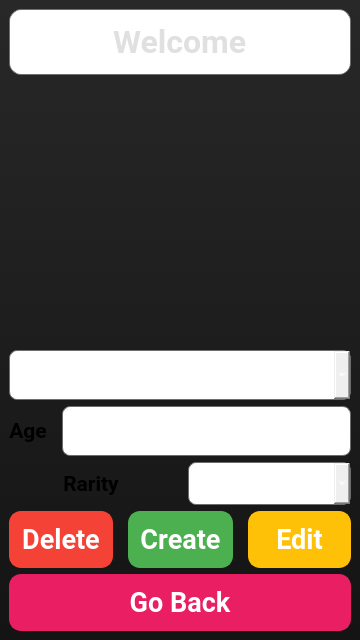
<?xml version="1.0" encoding="UTF-8"?>
<ui version="4.0">
 <class>SpaceModify</class>
 <widget class="QMainWindow" name="SpaceModify">
  <property name="geometry">
   <rect>
    <x>0</x>
    <y>0</y>
    <width>360</width>
    <height>640</height>
   </rect>
  </property>
  <property name="minimumSize">
   <size>
    <width>360</width>
    <height>640</height>
   </size>
  </property>
  <property name="windowTitle">
   <string>Space Modify</string>
  </property>
  <property name="styleSheet">
   <string notr="true">#SpaceModify {
background: qlineargradient(spread:pad, x1:0, y1:0, x2:0, y2:1, stop:0 rgba(40, 40, 40, 255), stop:1 rgba(20, 20, 20, 255));
}
</string>
  </property>
  <widget class="QWidget" name="centralwidget">
   <layout class="QVBoxLayout" name="mainLayout">
    <property name="spacing">
     <number>6</number>
    </property>
    <property name="leftMargin">
     <number>9</number>
    </property>
    <property name="topMargin">
     <number>9</number>
    </property>
    <property name="rightMargin">
     <number>9</number>
    </property>
    <property name="bottomMargin">
     <number>9</number>
    </property>
    <item>
     <widget class="QLineEdit" name="EnterTitle">
      <property name="font">
       <font>
        <family>Roboto</family>
        <pointsize>24</pointsize>
        <bold>true</bold>
       </font>
      </property>
      <property name="styleSheet">
       <string notr="true">QLineEdit {
background: qlineargradient(x1: 0, y1: 0, x2: 0, y2: 1,
                            stop: 0 rgba(50, 50, 50, 255),
                            stop: 1 rgba(30, 30, 30, 255));
color: #E0E0E0;
border-radius: 12px;
border: 1px solid rgba(100, 100, 100, 200);
padding: 12px;
font-weight: bold;
}
</string>
      </property>
      <property name="text">
       <string>Welcome</string>
      </property>
      <property name="alignment">
       <set>Qt::AlignmentFlag::AlignCenter</set>
      </property>
      <property name="dragEnabled">
       <bool>false</bool>
      </property>
      <property name="readOnly">
       <bool>true</bool>
      </property>
     </widget>
    </item>
    <item>
     <widget class="QLabel" name="Icon">
      <property name="text">
       <string/>
      </property>
     </widget>
    </item>
    <item>
     <layout class="QHBoxLayout" name="comboBoxLayout">
      <property name="spacing">
       <number>15</number>
      </property>
      <item>
       <widget class="QComboBox" name="TypeComboBox">
        <property name="font">
         <font>
          <family>Roboto</family>
          <pointsize>16</pointsize>
          <bold>true</bold>
         </font>
        </property>
        <property name="styleSheet">
         <string notr="true">QComboBox {
background: qlineargradient(x1: 0, y1: 0, x2: 0, y2: 1,
                            stop: 0 rgba(60, 60, 60, 255),
                            stop: 1 rgba(40, 40, 40, 255));
color: white;
border-radius: 8px;
border: 1px solid rgba(100, 100, 100, 200);
padding: 10px;
font-weight: bold;
}
</string>
        </property>
       </widget>
      </item>
     </layout>
    </item>
    <item>
     <layout class="QHBoxLayout" name="firstNewFieldLayout">
      <property name="spacing">
       <number>15</number>
      </property>
      <item>
       <widget class="QLabel" name="FirstNewLabel">
        <property name="font">
         <font>
          <family>Roboto</family>
          <pointsize>16</pointsize>
          <bold>true</bold>
         </font>
        </property>
        <property name="text">
         <string>Age</string>
        </property>
        <property name="alignment">
         <set>Qt::AlignmentFlag::AlignCenter</set>
        </property>
       </widget>
      </item>
      <item>
       <widget class="QLineEdit" name="Age">
        <property name="font">
         <font>
          <family>Roboto</family>
          <pointsize>16</pointsize>
          <bold>true</bold>
         </font>
        </property>
        <property name="styleSheet">
         <string notr="true">QLineEdit {
background: qlineargradient(x1: 0, y1: 0, x2: 0, y2: 1,
                            stop: 0 rgba(60, 60, 60, 255),
                            stop: 1 rgba(40, 40, 40, 255));
color: white;
border-radius: 8px;
border: 1px solid rgba(100, 100, 100, 200);
padding: 10px;
font-weight: bold;
}
</string>
        </property>
        <property name="alignment">
         <set>Qt::AlignmentFlag::AlignCenter</set>
        </property>
       </widget>
      </item>
     </layout>
    </item>
    <item>
     <layout class="QHBoxLayout" name="secondNewFieldLayout">
      <property name="spacing">
       <number>15</number>
      </property>
      <item>
       <widget class="QLabel" name="SecondNewLabel">
        <property name="font">
         <font>
          <family>Roboto</family>
          <pointsize>16</pointsize>
          <bold>true</bold>
         </font>
        </property>
        <property name="text">
         <string>Rarity</string>
        </property>
        <property name="alignment">
         <set>Qt::AlignmentFlag::AlignCenter</set>
        </property>
       </widget>
      </item>
      <item>
       <widget class="QComboBox" name="RarityTypeComboBox">
        <property name="font">
         <font>
          <family>Roboto</family>
          <pointsize>12</pointsize>
          <bold>true</bold>
         </font>
        </property>
        <property name="styleSheet">
         <string notr="true">QComboBox {
background: qlineargradient(x1: 0, y1: 0, x2: 0, y2: 1,
                            stop: 0 rgba(60, 60, 60, 255),
                            stop: 1 rgba(40, 40, 40, 255));
color: white;
border-radius: 8px;
border: 1px solid rgba(100, 100, 100, 200);
padding: 10px;
font-weight: bold;
}
</string>
        </property>
       </widget>
      </item>
     </layout>
    </item>
    <item>
     <layout class="QHBoxLayout" name="actionButtonsLayout">
      <property name="spacing">
       <number>15</number>
      </property>
      <item>
       <widget class="QPushButton" name="DeleteButton">
        <property name="font">
         <font>
          <family>Roboto</family>
          <pointsize>20</pointsize>
          <bold>true</bold>
         </font>
        </property>
        <property name="styleSheet">
         <string notr="true">QPushButton {
background-color: #F44336;  /* Red */
color: #ffffff;
border-radius: 12px;
border: 2px solid #F44336;
padding: 10px;
font-weight: bold;
box-shadow: 0 4px 8px rgba(0, 0, 0, 0.2), 0 0 5px rgba(255, 255, 255, 0.2); /* Shadow with border glow */
transition: background-color 0.3s, transform 0.3s, box-shadow 0.3s;
}

QPushButton:hover {
background-color: #E53935;  /* Darker red on hover */
transform: scale(1.05);
box-shadow: 0 6px 12px rgba(0, 0, 0, 0.3), 0 0 7px rgba(255, 255, 255, 0.3); /* Enhanced shadow and glow on hover */
}

QPushButton:pressed {
background-color: #D32F2F;  /* Even darker red on press */
transform: scale(0.95);
box-shadow: 0 2px 4px rgba(0, 0, 0, 0.2), 0 0 3px rgba(255, 255, 255, 0.2); /* Reduced shadow on press */
}
</string>
        </property>
        <property name="text">
         <string>Delete</string>
        </property>
       </widget>
      </item>
      <item>
       <widget class="QPushButton" name="CreateButton">
        <property name="font">
         <font>
          <family>Roboto</family>
          <pointsize>20</pointsize>
          <bold>true</bold>
         </font>
        </property>
        <property name="styleSheet">
         <string notr="true">QPushButton {
background-color: #4CAF50;  /* Green */
color: #ffffff;
border-radius: 12px;
border: 2px solid #4CAF50;
padding: 10px;
font-weight: bold;
box-shadow: 0 4px 8px rgba(0, 0, 0, 0.2), 0 0 5px rgba(255, 255, 255, 0.2); /* Shadow with border glow */
transition: background-color 0.3s, transform 0.3s, box-shadow 0.3s;
}

QPushButton:hover {
background-color: #45A049;  /* Darker green on hover */
transform: scale(1.05);
box-shadow: 0 6px 12px rgba(0, 0, 0, 0.3), 0 0 7px rgba(255, 255, 255, 0.3); /* Enhanced shadow and glow on hover */
}

QPushButton:pressed {
background-color: #388E3C;  /* Even darker green on press */
transform: scale(0.95);
box-shadow: 0 2px 4px rgba(0, 0, 0, 0.2), 0 0 3px rgba(255, 255, 255, 0.2); /* Reduced shadow on press */
}
</string>
        </property>
        <property name="text">
         <string>Create</string>
        </property>
       </widget>
      </item>
      <item>
       <widget class="QPushButton" name="EditButton">
        <property name="font">
         <font>
          <family>Roboto</family>
          <pointsize>20</pointsize>
          <bold>true</bold>
         </font>
        </property>
        <property name="styleSheet">
         <string notr="true">QPushButton {
background-color: #FFC107;  /* Dark Yellow */
color: #ffffff;
border-radius: 12px;
border: 2px solid #FFC107;
padding: 10px;
font-weight: bold;
box-shadow: 0 4px 8px rgba(0, 0, 0, 0.2), 0 0 5px rgba(255, 255, 255, 0.2); /* Shadow with border glow */
transition: background-color 0.3s, transform 0.3s, box-shadow 0.3s;
}

QPushButton:hover {
background-color: #FFB300;  /* Darker yellow on hover */
transform: scale(1.05);
box-shadow: 0 6px 12px rgba(0, 0, 0, 0.3), 0 0 7px rgba(255, 255, 255, 0.3); /* Enhanced shadow and glow on hover */
}

QPushButton:pressed {
background-color: #FFA000;  /* Even darker yellow on press */
transform: scale(0.95);
box-shadow: 0 2px 4px rgba(0, 0, 0, 0.2), 0 0 3px rgba(255, 255, 255, 0.2); /* Reduced shadow on press */
}
</string>
        </property>
        <property name="text">
         <string>Edit</string>
        </property>
       </widget>
      </item>
     </layout>
    </item>
    <item>
     <widget class="QPushButton" name="GoBack">
      <property name="font">
       <font>
        <family>Roboto</family>
        <pointsize>20</pointsize>
        <bold>true</bold>
       </font>
      </property>
      <property name="styleSheet">
       <string notr="true">QPushButton {
background-color: #E91E63;  /* Deep pink */
color: #ffffff;
border-radius: 12px;
border: 2px solid #E91E63;
padding: 10px;
font-weight: bold;
box-shadow: 0 4px 8px rgba(0, 0, 0, 0.2), 0 0 5px rgba(255, 255, 255, 0.2); /* Shadow with border glow */
transition: background-color 0.3s, transform 0.3s, box-shadow 0.3s;
}

QPushButton:hover {
background-color: #C2185B;  /* Darker pink on hover */
transform: scale(1.05);
box-shadow: 0 6px 12px rgba(0, 0, 0, 0.3), 0 0 7px rgba(255, 255, 255, 0.3); /* Enhanced shadow and glow on hover */
}

QPushButton:pressed {
background-color: #AD1457;  /* Even darker pink on press */
transform: scale(0.95);
box-shadow: 0 2px 4px rgba(0, 0, 0, 0.2), 0 0 3px rgba(255, 255, 255, 0.2); /* Reduced shadow on press */
}
</string>
      </property>
      <property name="text">
       <string>Go Back</string>
      </property>
     </widget>
    </item>
   </layout>
  </widget>
 </widget>
 <resources/>
 <connections/>
</ui>
